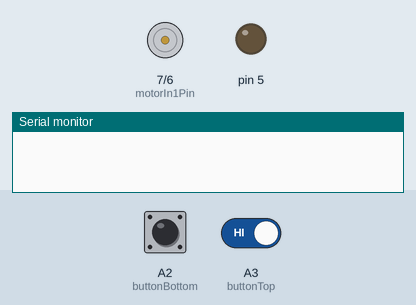
The sketch below on a simulated Arduino Uno, built with avr-gcc and run on an emulated ATmega328P. Parts: motor-driver pin pairs drawn as motors (green arrow = first pin HIGH = forward, orange = second pin HIGH = backward, longer = more drive, scaled by the enable pin), output pins drawn as LEDs (lit = HIGH), the last lines printed to the serial monitor. Inputs (shaded band) come from the test bench; at power-on: A2 (buttonBottom) LOW, A3 (buttonTop) HIGH. The local clock reads 2024-03-15 10:24:30 at power-on unless the sketch sets it.

Above: at 1.2 s.
1.3 s: A2 (buttonBottom) pulled HIGH for 0.15 s
At 2.7 s:
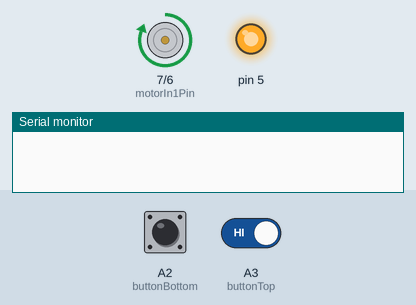
3.8 s: A2 (buttonBottom) driven HIGH and A3 (buttonTop) driven LOW
At 4.2 s:
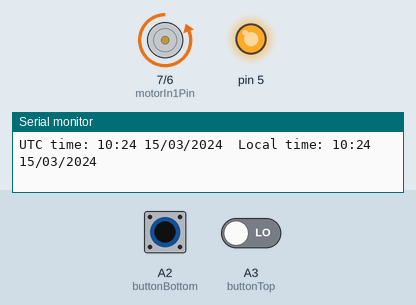
6.8 s: A3 (buttonTop) driven HIGH
At 7.3 s:
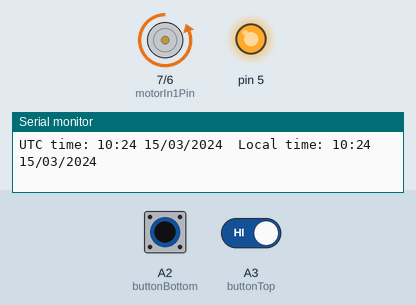
8.3 s: A2 (buttonBottom) driven LOW
At 9.6 s:
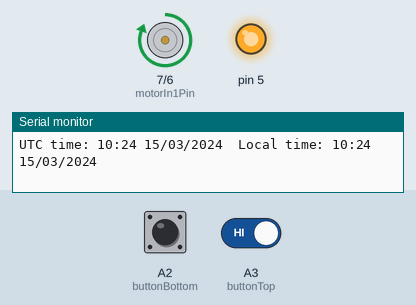
Timing chart, 0 to 10.8 s (numbered marks = the images above; inputs shaded):
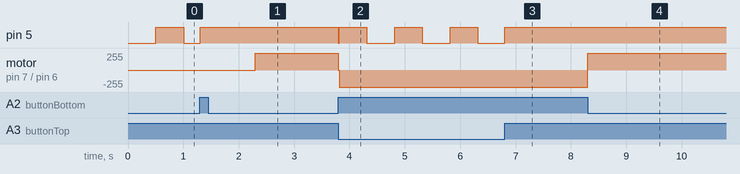

Measured:
- after the input at 1.3 s, motor on pin 7 (motorIn1Pin) / pin 6 (motorIn2Pin): stopped → forward 255/255 after 1.0 s
- after the input at 3.8 s, pin 5: HIGH → LOW at once, then repeats every 1.0 s: HIGH 0.50 s, LOW 0.50 s; motor on pin 7 (motorIn1Pin) / pin 6 (motorIn2Pin): forward 255/255 → backward 255/255 at once
- after the input at 6.8 s, pin 5: goes on until 6.8 s, then stays HIGH
- after the input at 8.3 s, motor on pin 7 (motorIn1Pin) / pin 6 (motorIn2Pin): backward 255/255 → forward 255/255 at once

The sketch:

ChickenCoopDoor.ino
```cpp
/* a simple chicken coop door controller
   chicken door has 2 terminal switches and 1 dc motor
   also the time is taken from an external time keeper
*/


#include <Wire.h>
#include <DS1307RTC.h>
#include "Flasher.h"
#include <Time.h>
#include <Timezone.h>


boolean rtcError = false;

// LED
Flasher statusLED(5); // shows the status

// *** Chicken Door ***

// Opening Closing Times (12x for each month) in local time
// in minutes. For example 19:00 would be 19*60 = 1140
int doorOpeningTime[12] = {
                            470, // Jan
                            444, // Feb
                            400, // Mar
                            411, // Apr
                            376, // May
                            362, // Jun
                            375, // Jul
                            403, // Aug
                            432, // Sep
                            461, // Oct
                            435, // Nov
                            465, // Dec
                           };

int doorClosingTime[12] = {
                            1140,
                            1140,
                            1200,
                            1230,
                            1260,
                            1260,
                            1260,
                            1260,
                            1230,
                            1200,
                            1170,
                            1140,
                          };


// Motor pins - going to the H bridge L293D
const byte motorEnablePin = 8;
const byte motorIn1Pin = 7;
const byte motorIn2Pin = 6;

// Motor state , if motor is running or not
boolean motorState = false;

// Terminal Swtiches (buttons)
const byte buttonTop = A3;
byte buttonStateTop	= 0;
const byte buttonBottom = A2;
byte buttonStateBottom = 0;

// Timezone

TimeChangeRule grDST = {"EEST", Last, Sun, Mar, 3, 180};    //Daylight time (summer)
TimeChangeRule grSTD = {"EET", Last, Sun, Oct, 4, 120};     //Standard time
Timezone grTZ(grDST, grSTD);

time_t local_time;

unsigned long previousDisplayTimeMillis = 0;

void setup()
{
  // RTC
  Wire.begin();
  Serial.begin(115200);

  if (RTC.get())
  {
    rtcError = false;

    setSyncProvider(RTC.get); // the function to get the time from the RTC
    setSyncInterval(3600); // re-sync every seconds
    local_time = grTZ.toLocal(now()); // get the local time
    statusLED.Flash(hour(local_time), 500, 500);
  }
  else
  {
    rtcError = true;

    statusLED.Flash(3, 300, 300);
  }

  // *** Chicken Door ***

  // Motor setup
  pinMode(motorIn1Pin, OUTPUT);
  pinMode(motorIn2Pin, OUTPUT);
  pinMode(motorEnablePin, OUTPUT);

  // Button setup
  pinMode(buttonTop, INPUT);
  pinMode(buttonBottom, INPUT);

}// END setup


void loop()
{

  // if both buttons are pressed test the door
  testDoor();

  if (rtcError == false) // if rtc is working
  {
    // if time is set, doorLoop
    if (timeStatus() == timeSet)
    {
      local_time = grTZ.toLocal(now()); // get the local time
      if (millis() > previousDisplayTimeMillis + 2000) // run every 2 seconds
      {
        serialDisplayTime();
        serialAdjustTime(now());
        previousDisplayTimeMillis = millis();
      }
      doorLoop();
    }
    else
    {
      serialSetTime();
    }
  }

  statusLED.Update();

}// END loop


// Tells us if it's time to close the door
// If 1 the door should open, 0 should close
// parameters 2 int arrays
boolean door_open(int openingTime[], int closingTime[])
{

  // if it's between opening and closing time then door should open
  if ( hour(local_time) * 60 + minute(local_time) > openingTime[month(local_time) - 1] && hour(local_time) * 60 + minute(local_time) < closingTime[month(local_time) - 1] )
  {
    return true;
  }
  else
  {
    return false;
  }

}// END door_open


// Door main function, is called by the Loop
// Checks terminal buttons, and opens or closes the door
void doorLoop()
{
  motorState = false;
  buttonStateTop			= digitalRead(buttonTop);
  buttonStateBottom		= digitalRead(buttonBottom);

  // if the door is in the middle
  if (buttonStateTop == LOW && buttonStateBottom == LOW)
  {
    // open
    if (door_open(doorOpeningTime, doorClosingTime))
    {
      motorState = setDoorMotor(255, 1);
    }
    // close
    else
    {
      motorState = setDoorMotor(255, 0);
    }
  }
  // it's time to open and the door is in the Bottom edge
  if (buttonStateBottom == HIGH && door_open(doorOpeningTime, doorClosingTime))
  {
    motorState = setDoorMotor(255, 1);
  }
  // it's time to close and the door is in the Top edge
  if (buttonStateTop == HIGH && !door_open(doorOpeningTime, doorClosingTime))
  {
    motorState = setDoorMotor(255, 0);
  }
  // if motorState = 0, no criteria was met, so disable the motor
  if (motorState == false)
  {
    setDoorMotor(0, 0);
    //digitalWrite(statusLED, LOW);
  }
  else
  {
    //digitalWrite(statusLED, HIGH);
  }

}// END doorLoop


/*
   speed = enable pin of the L293 just turns the motor on or off
   the pins in1 and in2 must be set to opposite values for the direction
   If in1 is HIGH and in2 is LOW, the motor will spin one way,
   if on the other hand in1 is HIGH and in2 LOW then the motor will spin
   in the opposite direction.
   The '!' command means 'not'. So the first digitalWrite command for in1 sets
   it to the opposite of whatever the value of 'reverse' is, so if reverse is
   HIGH it sets it to LOW and vice versa.
   The second digitalWrite for 'in2' sets the pin to whatever the value of
   'reverse' is. This means that it will always be the opposite of whatever in1 is.
*/
boolean setDoorMotor(int speed, boolean reverse)
{

  analogWrite(motorEnablePin, speed);
  digitalWrite(motorIn1Pin, ! reverse);
  digitalWrite(motorIn2Pin, reverse);
  return true;

} // END setDoorMotor


// function to test the door
// happens only when both terminal buttons are pressed
void testDoor()
{

  buttonStateTop = digitalRead(buttonTop);
  buttonStateBottom = digitalRead(buttonBottom);

  if (buttonStateTop == HIGH && buttonStateBottom == HIGH)
  {
    boolean reachedTop = false;
    boolean reachedBottom = false;
    statusLED.On();
    delay(1000);

    while (reachedTop == false || reachedBottom == false)
    {
      motorState = false;
      buttonStateTop = digitalRead(buttonTop);
      buttonStateBottom = digitalRead(buttonBottom);

      // if the door is in the middle
      if (buttonStateTop == LOW && buttonStateBottom == LOW)
      {
        // open
        if (reachedBottom == true)
        {
          motorState = setDoorMotor(255, 1);
        }
        // close
        else if (reachedTop == true)
        {
          motorState = setDoorMotor(255, 0);
        }
      }
      // it's time to open
      if (buttonStateBottom == HIGH && buttonStateTop == LOW)
      {
        motorState = setDoorMotor(255, 1);
        reachedBottom = true;
      }
      // it's time to close
      if (buttonStateTop == HIGH && buttonStateBottom == LOW)
      {
        motorState = setDoorMotor(255, 0);
        reachedTop = true;
      }
    }
    setDoorMotor(0, 0);


    statusLED.Off();
    //statusLED.Flash(now.hour(), 500, 500);

    //delay(3000);
  }

} // END testDoor


// proccesses serial message to set time
time_t serialSetTime()
{

  // if time sync available from serial port, update time and return true
  if (Serial.available() > 0)   // time message consists of header & ASCII digits
  {
    delay(10);

    char c = Serial.read() ;
    Serial.print(c);

    if ( c == 'T' )
    {
      time_t pctime = 0;
      while (Serial.available() > 0)
      {
        c = Serial.read();
        if ( c >= '0' && c <= '9')
        {
          pctime = (10 * pctime) + (c - '0') ; // convert digits to a number
        }
      }
      RTC.set(pctime);
      setTime(pctime);
      return pctime;   // Sync Arduino clock to the time received on the serial port
    }
  }

} //END processSerialMessage

// proccesses serial message to adjust time
time_t serialAdjustTime(time_t pctime)
{

  // if time sync available from serial port, update time and return true
  if (Serial.available() > 0)   // time message consists of header & ASCII digits
  {
    delay(10);

    char c = toupper(Serial.read());


    if ( c == 'A' )
    {
          Serial.println("Type number of milis to adjust time + or -");
      int time_adjust = 0;
        while ( time_adjust == 0)
  {
     if (Serial.available() > 0) time_adjust = Serial.parseInt();
  }
      Serial.println(time_adjust);

      pctime += time_adjust;

      RTC.set(pctime + time_adjust);
      setTime(pctime + time_adjust);
      return pctime;   // Sync Arduino clock to the time received on the serial port
    }
  }

} //END processSerialMessage

// prints time in Serial
void serialDisplayTime()
{

  Serial.print("UTC time: ");
  Serial.print(timeToString(now()));
  Serial.print("  Local time: ");
  Serial.println(timeToString(local_time));

}// END serialDisplayTime


// format timestamp to string
char * timeToString(time_t t)
{
  static char str[17];

  sprintf(str, "%02d:%02d %02d/%02d/%d", hour(t), minute(t), day(t), month(t), year(t));

  return str;

} //END timeToString
```

Flasher.h
```cpp
#include "Arduino.h"

// Flasher class forked from Adafruit (https://learn.adafruit.com/multi-tasking-the-arduino-part-1/all-together-now)

class Flasher
{
  // Class Member Variables
  // These are initialized at startup
  int ledPin;      // the number of the LED pin
  long OnTime;     // milliseconds of on-time
  long OffTime;    // milliseconds of off-time
  int Times;       // how many times to flash

  // These maintain the current state
  int ledState;             		// ledState used to set the LED
  unsigned long previousMillis;  	// will store last time LED was updated

  // Constructor - creates a Flasher
  // and initializes the member variables and state

public:
  Flasher(int pin)
  {
    ledPin = pin;
    pinMode(ledPin, OUTPUT);

    OnTime = 0;
    OffTime = 0;
    Times = 0;

    ledState = LOW;
    previousMillis = 0;
  }

  void On()
  {
    ledState = HIGH;
    digitalWrite(ledPin, ledState);
  }

  void Off()
  {
    ledState = LOW;
    digitalWrite(ledPin, ledState);
  }

  void Flash(int times, long on, long off)
  {
    Times = times;
    OnTime = on;
    OffTime = off;
  }

  void Update()
  {
    // check to see if it's time to change the state of the LED
    unsigned long currentMillis = millis();

    if ((ledState == HIGH) && (currentMillis - previousMillis >= OnTime))
    {
      previousMillis = currentMillis;  // Remember the time
      Off();
    }
    else if (Times > 0 && (ledState == LOW) && (currentMillis - previousMillis >= OffTime))
    {
      Times--;
      previousMillis = currentMillis;   // Remember the time
      On();
    }
  }
};
```
